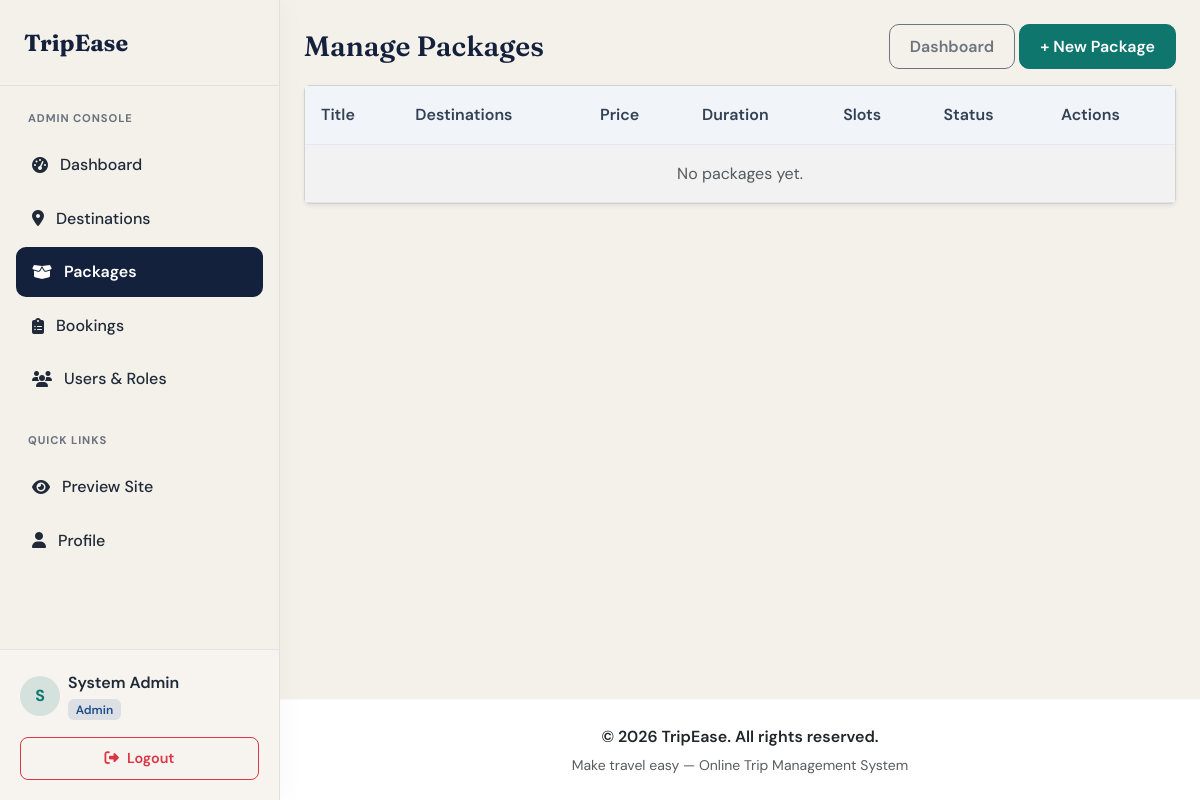
The app's page /admin/packages/list.php (signed in), older data.
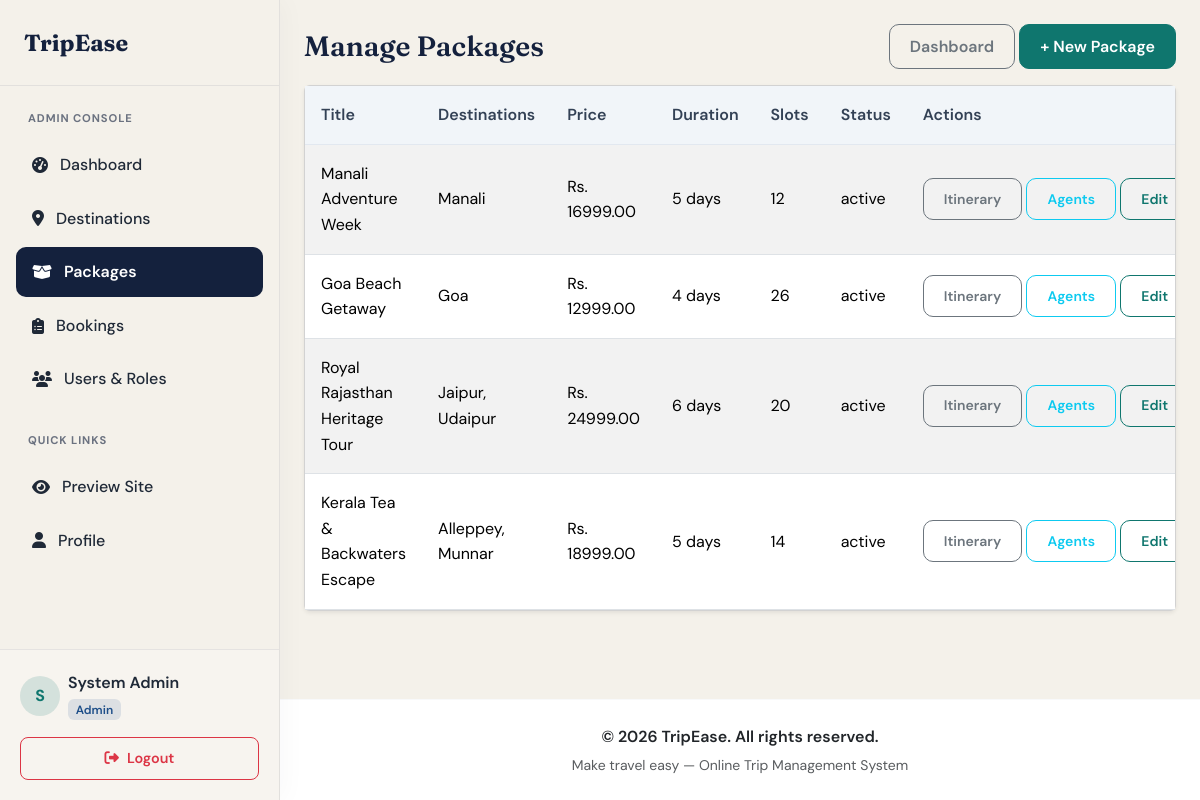
The same page, newer data.
### tables this page shows
CREATE TABLE IF NOT EXISTS packages (
    package_id INT AUTO_INCREMENT PRIMARY KEY,
    title VARCHAR(180) NOT NULL,
    description TEXT NOT NULL,
    price DECIMAL(10,2) NOT NULL DEFAULT 0.00,
    duration_days INT NOT NULL,
    max_participants INT NOT NULL DEFAULT 1,
    available_slots INT NOT NULL DEFAULT 1,
    image VARCHAR(255) NULL,
    inclusions TEXT NULL,
    exclusions TEXT NULL,
    start_date DATE NULL,
    end_date DATE NULL,
    created_by INT NOT NULL,
    status ENUM('active', 'inactive') NOT NULL DEFAULT 'active',
    created_at TIMESTAMP NOT NULL DEFAULT CURRENT_TIMESTAMP,
    updated_at TIMESTAMP NOT NULL DEFAULT CURRENT_TIMESTAMP ON UPDATE CURRENT_TIMESTAMP,
    CONSTRAINT fk_packages_created_by FOREIGN KEY (created_by) REFERENCES users(user_id) ON DELETE RESTRICT
);

### includes/app.php (called while the page is built, shortened)
<?php
function appUrl(string $path = ""): string
{
    $base = rtrim(APP_BASE_PATH, "/");
    return $base . "/" . ltrim($path, "/");
}

### admin/packages/list.php (the view, shortened to what this page needs)
<?php
require_once __DIR__ . "/../../includes/header.php";
$packages = $pdo->query(
    "SELECT
        p.package_id,
        p.title,
        p.price,
        p.duration_days,
        p.available_slots,
        p.status,
        GROUP_CONCAT(d.name ORDER BY d.name SEPARATOR ', ') AS destination_names
     FROM packages p
     LEFT JOIN package_destinations pd ON pd.package_id = p.package_id
     LEFT JOIN destinations d ON d.destination_id = pd.destination_id
     GROUP BY p.package_id, p.title, p.price, p.duration_days, p.available_slots, p.status
     ORDER BY p.created_at DESC, p.package_id DESC"
)->fetchAll();
?>
<div class="d-flex justify-content-between align-items-center mb-3">
    <h3 class="mb-0">Manage Packages</h3>
    <div>
        <a class="btn btn-outline-secondary" href="<?= htmlspecialchars(appUrl('/admin/index.php')) ?>">Dashboard</a>
        <a class="btn btn-primary" href="<?= htmlspecialchars(appUrl('/admin/packages/create.php')) ?>">+ New Package</a>
    </div>
</div>
<div class="card shadow-sm">
    <div class="table-responsive">
        <table class="table table-striped mb-0">
            <thead>
                <tr>
                    <th>Title</th>
                    <th>Destinations</th>
                    <th>Price</th>
                    <th>Duration</th>
                    <th>Slots</th>
                    <th>Status</th>
                    <th>Actions</th>
                </tr>
            </thead>
            <tbody>
            <?php foreach ($packages as $package): ?>
                <tr>
                    <td><?= htmlspecialchars($package["title"]) ?></td>
                    <td><?= htmlspecialchars($package["destination_names"] ?? "—") ?></td>
                    <td>Rs. <?= htmlspecialchars((string)$package["price"]) ?></td>
                    <td><?= htmlspecialchars((string)$package["duration_days"]) ?> days</td>
                    <td><?= htmlspecialchars((string)$package["available_slots"]) ?></td>
                    <td><?= htmlspecialchars($package["status"]) ?></td>
                    <td class="text-nowrap">
                        <a class="btn btn-sm btn-outline-secondary" href="<?= htmlspecialchars(appUrl('/admin/itineraries/manage.php?package_id=' . (int)$package["package_id"])) ?>">Itinerary</a>
                        <a class="btn btn-sm btn-outline-info" href="<?= htmlspecialchars(appUrl('/admin/packages/assign_agents.php?package_id=' . (int)$package["package_id"])) ?>">Agents</a>
                        <a class="btn btn-sm btn-outline-primary" href="<?= htmlspecialchars(appUrl('/admin/packages/edit.php?id=' . (int)$package["package_id"])) ?>">Edit</a>
                    </td>
                </tr>
            <?php endforeach; ?>
            <?php if (!$packages): ?>
                <tr><td colspan="7" class="text-center text-muted py-3">No packages yet.</td></tr>
            <?php endif; ?>
            </tbody>
        </table>
    </div>
</div>
<?php require_once __DIR__ . "/../../includes/footer.php"; ?>

Row changes from the older to the newer data that the page shows:
added packages: title "Manali Adventure Week", destination_names "Manali", price "16999.00", duration_days "5", available_slots "12", status "active"
added packages: title "Goa Beach Getaway", destination_names "Goa", price "12999.00", duration_days "4", available_slots "26", status "active"
added packages: title "Royal Rajasthan Heritage Tour", destination_names "Jaipur, Udaipur", price "24999.00", duration_days "6", available_slots "20", status "active"
added packages: title "Kerala Tea & Backwaters Escape", destination_names "Alleppey, Munnar", price "18999.00", duration_days "5", available_slots "14", status "active"
Text that changed along with them:
text no longer shown: "No packages yet."
